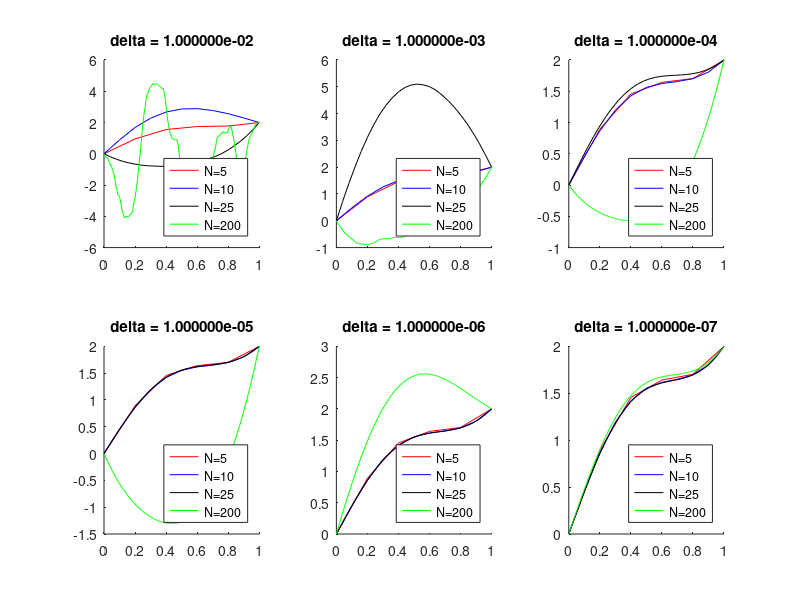

Recreate this plot in MATLAB.
function plots_part_e
%Plot condition numbers

N = [5; 10; 25; 200];
cond_numbers = zeros(4, 1);

f = @(x) -10*sin(3*pi*x/2);
c = ['r', 'b', 'k', 'g'];
figure;
delta = 0.1;
for k=1:6
	delta = delta/10;
	subplot(2,3,k);
	hold on;
	str=sprintf('delta = %e', delta);
	title(str);
	for i=1:length(N)
	  h = 1/(N(i));
	  A = diag(ones(N(i)-2,1),-1) - 2*eye(N(i)-1) + diag(ones(N(i)-2,1),1);
	  R = rand(N(i)-1,N(i)-1);
	  A = A + delta*R;   % Perturbing the system by a random perturbation delta*R

	  x = linspace(0, 1, N(i)+1);  % Find the points of discretization
	  xind = x(2:end-1);
	  b1 = (h^2)*(f(xind)); % Forming b
	  b1(N(i)-1) = b1(N(i)-1) - 2;
	  T = A\(b1');    % Solving the system Ax = b
	  Tsol = [0; T; 2];
	%  x = linspace(0, 1, N(i)+1);
	  plot(x', Tsol, c(i));
	  cond_numbers(i) = cond(A, 'fro');
	end

	legend({'N=5', 'N=10', 'N=25', 'N=200'}, 'Location', 'SouthEast')
	hold off
	cond_numbers;
end
%figure(3);
%plot(cond_numbers);

